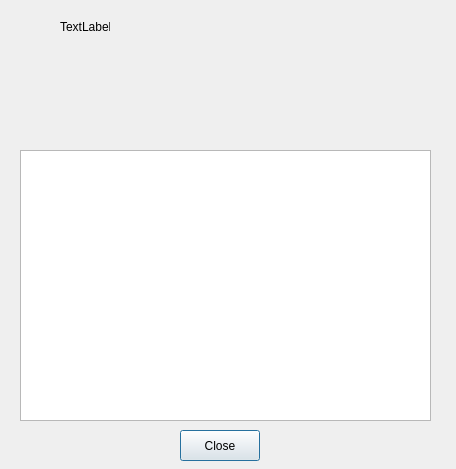
<?xml version="1.0" encoding="UTF-8"?>
<ui version="4.0">
 <class>DialogAbout</class>
 <widget class="QDialog" name="DialogAbout">
  <property name="geometry">
   <rect>
    <x>0</x>
    <y>0</y>
    <width>456</width>
    <height>469</height>
   </rect>
  </property>
  <property name="windowTitle">
   <string>Dialog</string>
  </property>
  <widget class="QTextEdit" name="textAbout">
   <property name="geometry">
    <rect>
     <x>20</x>
     <y>150</y>
     <width>411</width>
     <height>271</height>
    </rect>
   </property>
  </widget>
  <widget class="QLabel" name="logo">
   <property name="geometry">
    <rect>
     <x>60</x>
     <y>20</y>
     <width>50</width>
     <height>14</height>
    </rect>
   </property>
   <property name="text">
    <string>TextLabel</string>
   </property>
  </widget>
  <widget class="QPushButton" name="btnClose">
   <property name="geometry">
    <rect>
     <x>180</x>
     <y>430</y>
     <width>80</width>
     <height>31</height>
    </rect>
   </property>
   <property name="text">
    <string>Close</string>
   </property>
  </widget>
 </widget>
 <resources/>
 <connections/>
</ui>
